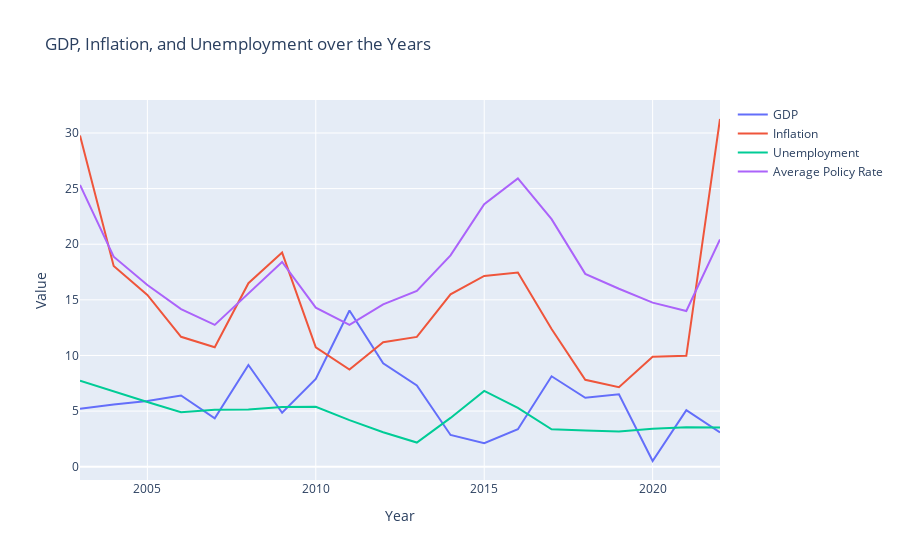

Write notebook code for a chart like this one.
### Code cell
# Create a trace for each indicator
gdp_trace = go.Scatter(x=data.index, y=data['GDP'], mode='lines', name='GDP')
inflation_trace = go.Scatter(x=data.index, y=data['Inflation'], mode='lines', name='Inflation')
unemployment_trace = go.Scatter(x=data.index, y=data['Unemployment'], mode='lines', name='Unemployment')
policy_rate_trace = go.Scatter(x=data.index, y=data['Average Policy Rate'], mode='lines', name='Average Policy Rate')

# Create a layout
layout = go.Layout(title='GDP, Inflation, and Unemployment over the Years', xaxis=dict(title='Year'), yaxis=dict(title='Value'))

# Create a Figure and add the traces
fig = go.Figure(data=[gdp_trace, inflation_trace, unemployment_trace, policy_rate_trace ], layout=layout)

# Show the figure
fig.show()

### Figure 1 — Plotly figure (JSON) as saved in the notebook; plotly's stock layout.template omitted (floating-point values rounded to 4 significant figures)
{"data": [{"mode": "lines", "name": "GDP", "type": "scatter", "x": [2003, 2004, 2005, 2006, 2007, 2008, 2009, 2010, 2011, 2012, 2013, 2014, 2015, 2016, 2017, 2018, 2019, 2020, 2021, 2022], "y": [5.2, 5.6, 5.9, 6.4, 4.347, 9.15, 4.844, 7.9, 14.05, 9.293, 7.313, 2.856, 2.121, 3.373, 8.129, 6.2, 6.508, 0.5139, 5.076, 3.078]}, {"mode": "lines", "name": "Inflation", "type": "scatter", "x": [2003, 2004, 2005, 2006, 2007, 2008, 2009, 2010, 2011, 2012, 2013, 2014, 2015, 2016, 2017, 2018, 2019, 2020, 2021, 2022], "y": [29.77, 18.04, 15.44, 11.68, 10.73, 16.49, 19.25, 10.73, 8.728, 11.19, 11.67, 15.49, 17.15, 17.45, 12.37, 7.809, 7.144, 9.887, 9.971, 31.26]}, {"mode": "lines", "name": "Unemployment", "type": "scatter", "x": [2003, 2004, 2005, 2006, 2007, 2008, 2009, 2010, 2011, 2012, 2013, 2014, 2015, 2016, 2017, 2018, 2019, 2020, 2021, 2022], "y": [7.736, 6.757, 5.814, 4.9, 5.121, 5.143, 5.379, 5.38, 4.191, 3.102, 2.17, 4.387, 6.81, 5.295, 3.37, 3.254, 3.17, 3.419, 3.557, 3.518]}, {"mode": "lines", "name": "Average Policy Rate", "type": "scatter", "x": [2003, 2004, 2005, 2006, 2007, 2008, 2009, 2010, 2011, 2012, 2013, 2014, 2015, 2016, 2017, 2018, 2019, 2020, 2021, 2022], "y": [25.33, 18.88, 16.33, 14.17, 12.75, 15.56, 18.4, 14.3, 12.75, 14.6, 15.8, 19, 23.6, 25.92, 22.25, 17.33, 16, 14.75, 14, 20.43]}], "layout": {"title": {"text": "GDP, Inflation, and Unemployment over the Years"}, "xaxis": {"title": {"text": "Year"}}, "yaxis": {"title": {"text": "Value"}}}}
